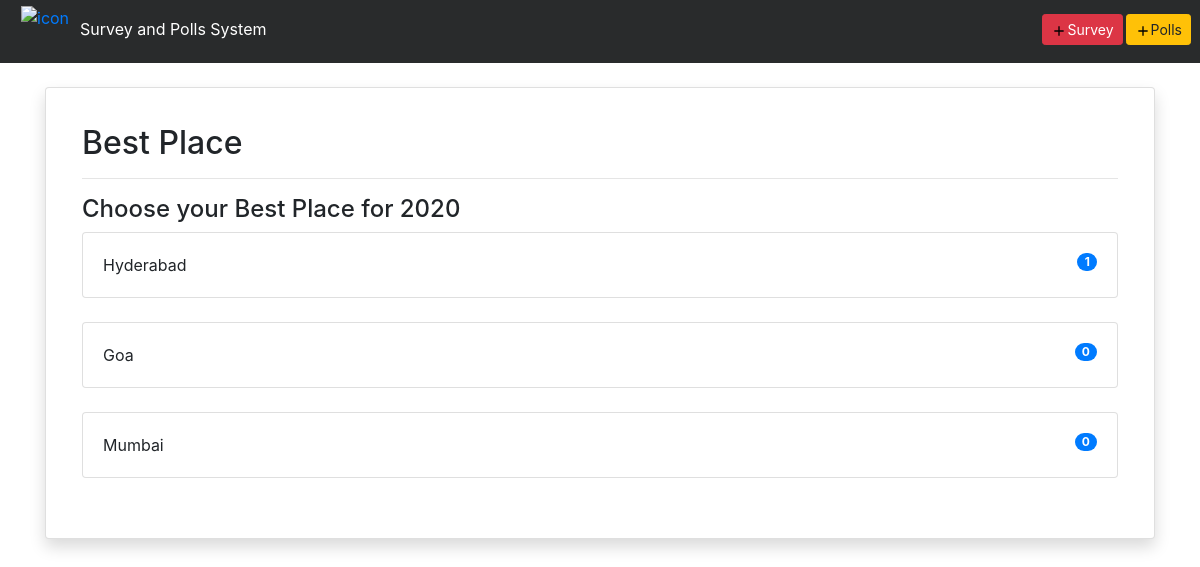
The app's page /spolen/analytics/poll/ad121001poll-2/ (signed in) with its own data.
### spolen/models.py (models this page shows, shortened)
class Poll(models.Model):
	user = models.ForeignKey(User, on_delete = models.CASCADE)
	title = models.CharField(max_length = 256)
	question = models.CharField(max_length = 256)
	slug = models.SlugField(unique = True)
	date_posted = models.DateField(auto_now_add = True)
	public = models.BooleanField(default = False)
	closed = models.BooleanField(default = False)

class PollOption(models.Model):
	poll = models.ForeignKey(Poll, on_delete = models.CASCADE)
	option = models.CharField(max_length = 256)
	votes = models.PositiveIntegerField(default = 0)

### spolen/views.py (the view, shortened to what this page needs)
# urls.py: path('analytics/<str:ent>/<str:slug>/', views.spolen_analytics, name = 'spolen-analytics'),
def spolen_analytics(request,ent,slug):
	if(ent == 'poll'):
		poll = Poll.objects.get(slug = slug)
		if(poll.user == request.user):
			options = PollOption.objects.filter(poll = poll).order_by('-votes')
			return render(request, 'spolen/spolen-analytics.html', {'poll':poll,'options':options,'ent':ent})
		else:
			messages.success(request, 'Invalid Access!')
			return redirect('spolen:spolen-index')

### spolen/templates/spolen/spolen-analytics.html (shortened to what this page needs)
{% extends 'base.html' %}
{% load crispy_forms_tags %}
{% block content %}
	<div class="container">
		<div class="row">
			<div class="col-md-12">
				<div class="card shadow p-3 mb-5">
					<div class="card-body">
						{% if ent == 'poll' %}
							<h2>{{poll.title}}</h2>
							<hr>
							<h4>{{poll.question}}</h4>
							{% for option in options %}
							<div class = "card">
								<div class="card-body">
									{{option.option}}  <span class="badge badge-pill badge-primary" style="float: right;">{{option.votes}}</span>
								</div>
							</div>
							<br>
							{% endfor %}
						</div>
					{% endif %}
				</div>
			</div>
		</div>
	</div>
{% endblock %}

### records on screen
Poll: title "Best Place", question "Choose your Best Place for 2020"
PollOption: option "Hyderabad", votes "1"
PollOption: option "Goa", votes "0"
PollOption: option "Mumbai", votes "0"
